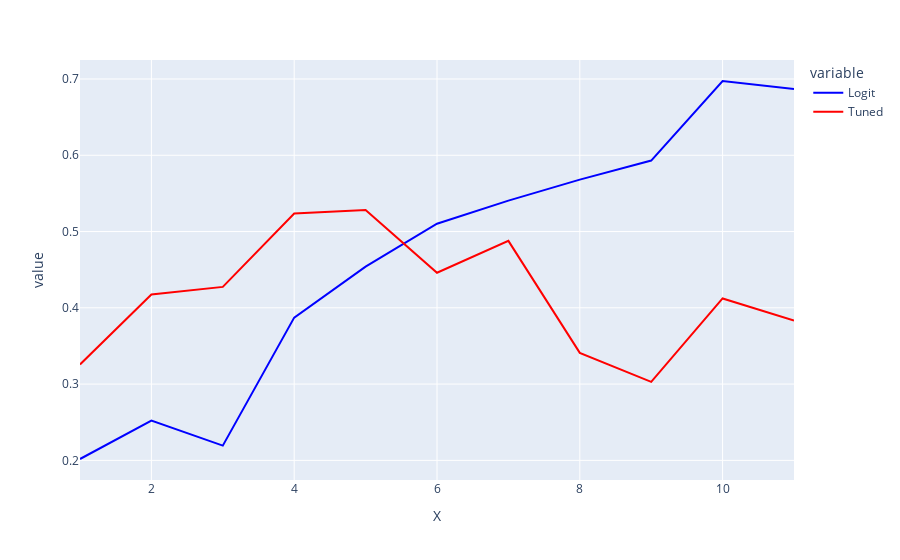

Here is the notebook cell this chart was saved with:
### Code cell
plot_lens_comp(simil_logit_lens, simil_tuned_lens, ['Logit', 'Tuned'])

### Figure 1 — Plotly figure (JSON) as saved in the notebook; plotly's stock layout.template omitted (floating-point values rounded to 4 significant figures)
{"data": [{"hovertemplate": "variable=Logit<br>X=%{x}<br>value=%{y}<extra></extra>", "legendgroup": "Logit", "line": {"color": "blue", "dash": "solid"}, "marker": {"symbol": "circle"}, "mode": "lines", "name": "Logit", "orientation": "v", "showlegend": true, "type": "scatter", "x": [1, 2, 3, 4, 5, 6, 7, 8, 9, 10, 11], "xaxis": "x", "y": [0.2018, 0.2523, 0.2193, 0.3872, 0.4541, 0.5103, 0.5406, 0.568, 0.593, 0.6974, 0.6869], "yaxis": "y"}, {"hovertemplate": "variable=Tuned<br>X=%{x}<br>value=%{y}<extra></extra>", "legendgroup": "Tuned", "line": {"color": "red", "dash": "solid"}, "marker": {"symbol": "circle"}, "mode": "lines", "name": "Tuned", "orientation": "v", "showlegend": true, "type": "scatter", "x": [1, 2, 3, 4, 5, 6, 7, 8, 9, 10, 11], "xaxis": "x", "y": [0.3258, 0.4174, 0.4274, 0.5236, 0.5282, 0.446, 0.4878, 0.3409, 0.3028, 0.4123, 0.3834], "yaxis": "y"}], "layout": {"legend": {"title": {"text": "variable"}, "tracegroupgap": 0}, "margin": {"t": 60}, "xaxis": {"anchor": "y", "domain": [0, 1], "title": {"text": "X"}}, "yaxis": {"anchor": "x", "domain": [0, 1], "title": {"text": "value"}}}}
